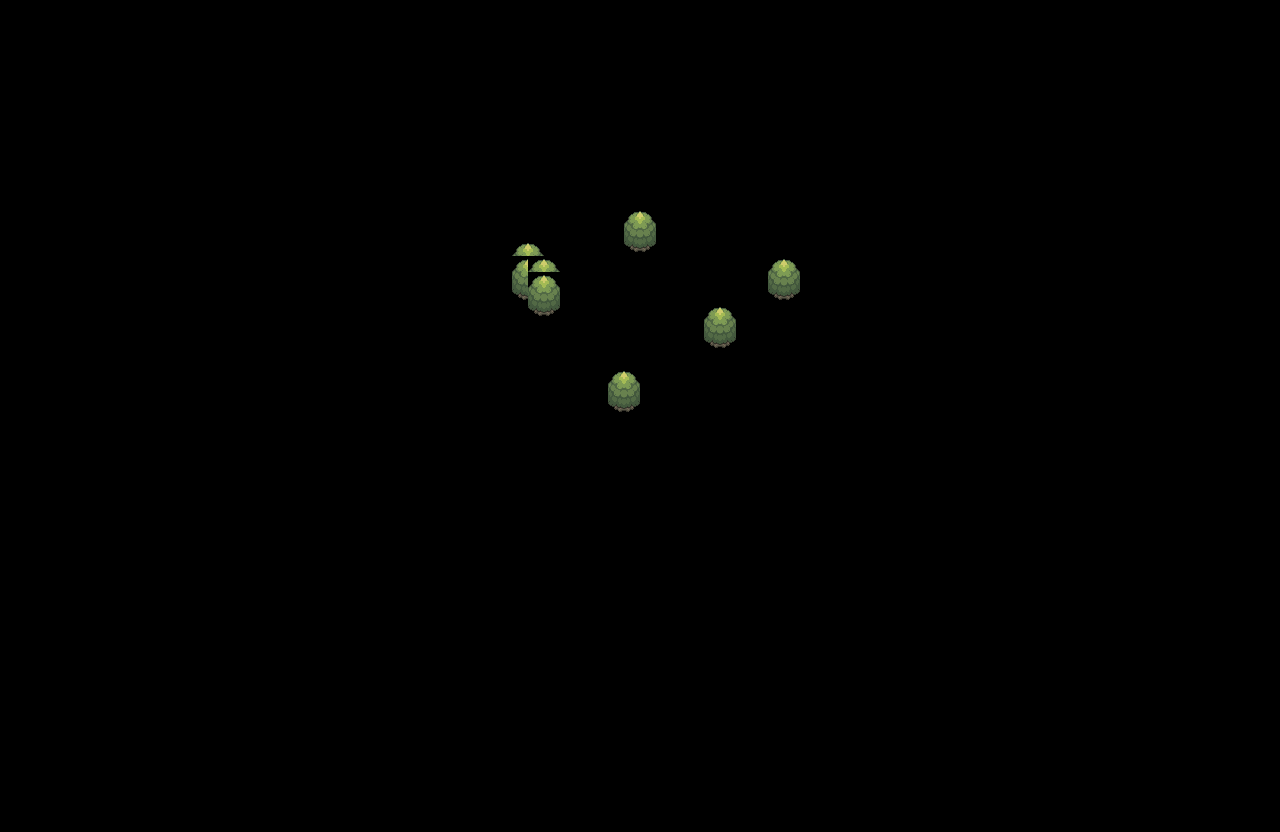

A level layout from a 2D game, rendered from its tile map. Below: a short description, then the map file with tile-grid data replaced by summaries:
An orthogonal 80x52 tile map with 16x16 px tiles, 1 tile layer (Calque de Tuiles 1).

<map version="1.9" tiledversion="1.9.2" orientation="orthogonal" renderorder="right-down" width="80" height="52" tilewidth="16" tileheight="16" infinite="0" nextlayerid="2" nextobjectid="1">
 <tileset firstgid="1" name="pokemon_style" tilewidth="16" tileheight="16" tilecount="20832" columns="16">
  <image source="pokemon_style.png" width="256" height="20832" />
 </tileset>
 <layer id="1" name="Calque de Tuiles 1" width="80" height="52">
  <data>[4160 cells, 37 non-empty, 6 distinct tile ids]</data>
 </layer>
</map>
